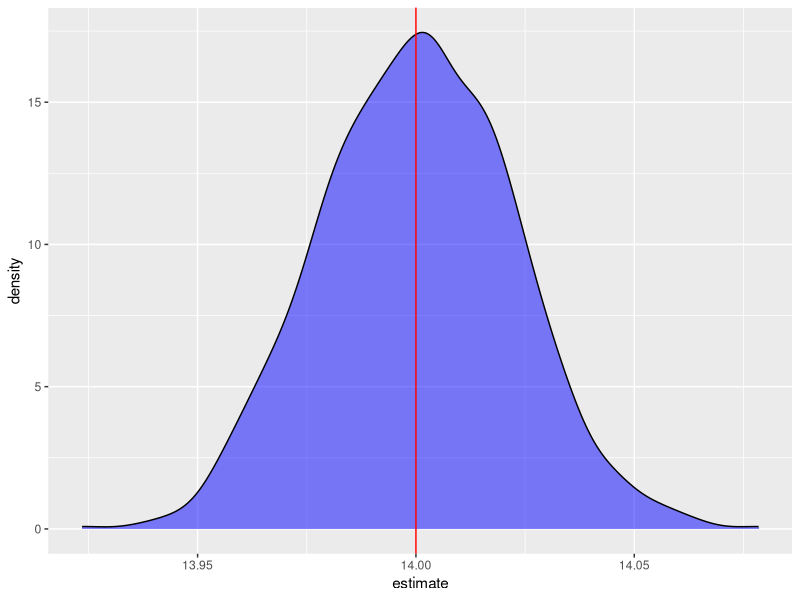
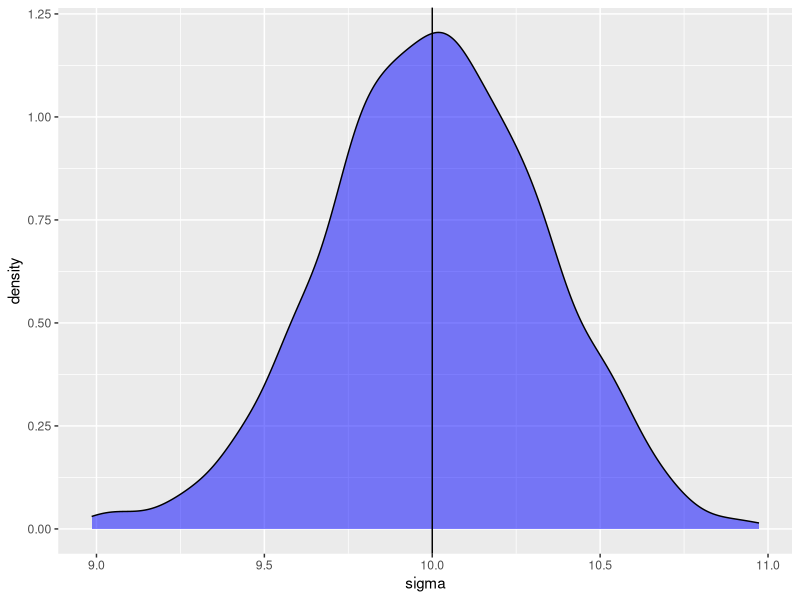

Here is the R script that generated these plots, in order:
#######
# Create a function: https://aosmith.rbind.io/2018/01/09/simulate-simulate-part1/
# Run the simulation 1000 times (like doing an experiment 1000 times

#install.packages(c("purrr", "broom"))

library(purrr)
library(broom)
suppressMessages(library(dplyr))
library(ggplot2)

# Lets create our first function
worm_grow_fun = function(n = 500, a =  5, b = 14, sdev = 10, days = 3) {
    time <- runif(n, min = 0, max = 24*days) # set up measures of time - uniform distribution- over three days
    er <- rnorm(n, mean = 0, sd = sdev) # normally distributed error
    length <- a + b*time  + er # length measured (simulated)
    growthfit  <- lm(length ~ time)
    return(growthfit)
}

object1 <- worm_grow_fun()
print(object1)
summary(object1)

growthfit <- worm_grow_fun()
sims = rerun(1000, worm_grow_fun()) #use rerun() function to run simulation 1000 times

tidy(growthfit) # observe what tidy version of model output  looks like. Will be used as input below
# run r_intro script first (lines: 17:39)
names(growthfit)
sims %>%
    map_df(tidy) %>%
    filter(term == "time") %>% #time coefficient
    ggplot(aes(estimate)) + # plot the estimate
    geom_density(fill = "blue", alpha = .5) + #geom pattern
    geom_vline( xintercept = 14, col = "red") #add line at expectation

sims %>%
    map_dbl(~summary(.x)$sigma) %>% #extract the standard deviation
    data.frame(sigma = .) %>%
    ggplot(aes(sigma)) +
    geom_density(fill = "blue", alpha = .5) +
    geom_vline(xintercept = 10) #add line at expectation

sims %>%
    map_dbl(~summary(.x)$sigma) %>%
    {. < 10} %>% #how many times was the standard deviation less than expected?
    mean()


